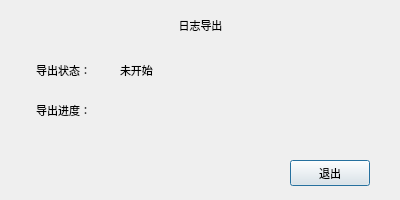
<?xml version="1.0" encoding="UTF-8"?>
<ui version="4.0">
 <class>LogMainEleExportDlg</class>
 <widget class="QDialog" name="LogMainEleExportDlg">
  <property name="geometry">
   <rect>
    <x>0</x>
    <y>0</y>
    <width>400</width>
    <height>200</height>
   </rect>
  </property>
  <property name="font">
   <font>
    <family>Ubuntu</family>
    <pointsize>8</pointsize>
    <italic>false</italic>
    <bold>false</bold>
   </font>
  </property>
  <property name="windowTitle">
   <string>Dialog</string>
  </property>
  <property name="styleSheet">
   <string notr="true">font: 8pt &quot;Ubuntu&quot;;</string>
  </property>
  <widget class="QLabel" name="label">
   <property name="geometry">
    <rect>
     <x>0</x>
     <y>10</y>
     <width>401</width>
     <height>31</height>
    </rect>
   </property>
   <property name="text">
    <string>日志导出</string>
   </property>
   <property name="alignment">
    <set>Qt::AlignCenter</set>
   </property>
  </widget>
  <widget class="QLabel" name="label_2">
   <property name="geometry">
    <rect>
     <x>0</x>
     <y>60</y>
     <width>91</width>
     <height>20</height>
    </rect>
   </property>
   <property name="text">
    <string>导出状态：</string>
   </property>
   <property name="alignment">
    <set>Qt::AlignRight|Qt::AlignTrailing|Qt::AlignVCenter</set>
   </property>
  </widget>
  <widget class="QLabel" name="statusLab">
   <property name="geometry">
    <rect>
     <x>120</x>
     <y>60</y>
     <width>271</width>
     <height>20</height>
    </rect>
   </property>
   <property name="text">
    <string>未开始</string>
   </property>
  </widget>
  <widget class="QWidget" name="widget" native="true">
   <property name="geometry">
    <rect>
     <x>120</x>
     <y>90</y>
     <width>251</width>
     <height>41</height>
    </rect>
   </property>
  </widget>
  <widget class="QLabel" name="label_4">
   <property name="geometry">
    <rect>
     <x>0</x>
     <y>100</y>
     <width>91</width>
     <height>20</height>
    </rect>
   </property>
   <property name="text">
    <string>导出进度：</string>
   </property>
   <property name="alignment">
    <set>Qt::AlignRight|Qt::AlignTrailing|Qt::AlignVCenter</set>
   </property>
  </widget>
  <widget class="QPushButton" name="pushButton">
   <property name="geometry">
    <rect>
     <x>290</x>
     <y>160</y>
     <width>80</width>
     <height>26</height>
    </rect>
   </property>
   <property name="text">
    <string>退出</string>
   </property>
  </widget>
 </widget>
 <resources/>
 <connections>
  <connection>
   <sender>pushButton</sender>
   <signal>clicked()</signal>
   <receiver>LogMainEleExportDlg</receiver>
   <slot>close()</slot>
   <hints>
    <hint type="sourcelabel">
     <x>329</x>
     <y>172</y>
    </hint>
    <hint type="destinationlabel">
     <x>199</x>
     <y>99</y>
    </hint>
   </hints>
  </connection>
 </connections>
</ui>
